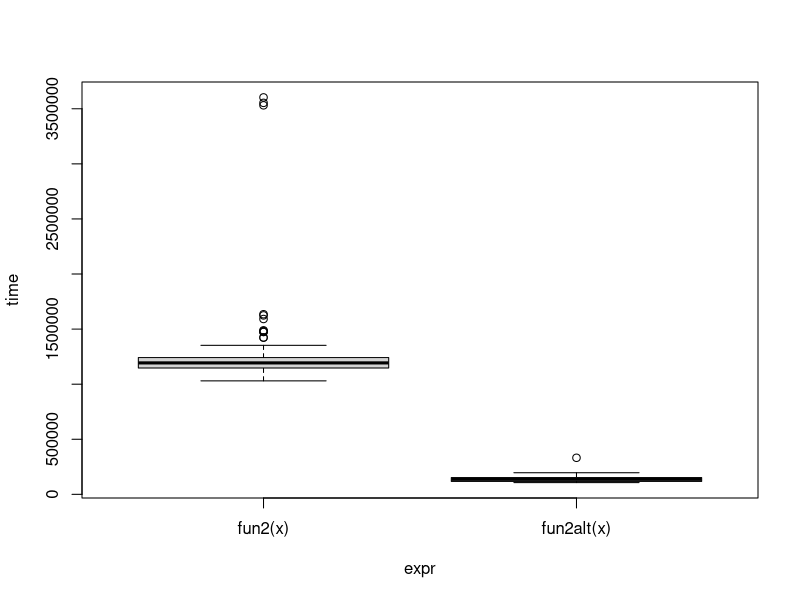

The R script that drew this image: (Note: this script raises an error after producing the figure.)
## ---- chunk 1

knitr::opts_chunk$set(include  = TRUE)
## ---- chunk 2
library(microbenchmark)
## ---- chunk 3
fun1 <- function(n = 100, k = 4, lambda = 4) {
  x <- NULL
  for (i in 1:n)
    x <- rbind(x, rpois(k, lambda))
  x
}
fun1alt <- function(n = 100, k = 4, lambda = 4) {
  matrix(rpois(n * k, lambda = lambda), ncol = k)
}
# Benchmarking
microbenchmark::microbenchmark(
  fun1(100),
  fun1alt(100), unit = "relative"
)
## ---- chunk 4
# Data Generating Process (10 x 10,000 matrix)
set.seed(1234)
x <- matrix(rnorm(1e4), nrow=10)
# Find each column's max value
fun2 <- function(x) {
  apply(x, 2, max)
}
fun2alt <- function(x) {
  # YOUR CODE HERE
  x[cbind(max.col(t(x)), 1:ncol(x))]
}
# Benchmarking
ans_benchmark <- microbenchmark::microbenchmark(
  fun2(x),
  fun2alt(x), unit = "relative"
)
plot(ans_benchmark)
## ---- chunk 5
library(parallel)
my_boot <- function(dat, stat, R, ncpus = 1L) {
  
  # Getting the random indices
  n <- nrow(dat)
  idx <- matrix(sample.int(n, n*R, TRUE), nrow=n, ncol=R)
 
  # Making the cluster using `ncpus`
  # STEP 1: Make cluster
  cl <- makePSOCKcluster(ncpus)
  # on.exit(stopCluster(cl))
  
  # STEP 2: Set it up (export data if needed), idx, dat
  clusterExport(cl, varlist = c("idx", "dat", "stat"), envir = environment())
  # clusterSetRNGStream(cl, 12312)
  # clusterEvalQ(cl, library(ggplot2))
  
  # STEP 3: THIS FUNCTION NEEDS TO BE REPLACES WITH parLapply
  ans <- parLapply(cl, seq_len(R), function(i) {
    stat(dat[idx[,i], , drop=FALSE])
  })
  
  # Coercing the list into a matrix
  ans <- do.call(rbind, ans)
  
  # STEP 4: stop the cluster
  stopCluster(cl)
  
  ans
  
}
## ---- chunk 6
# Bootstrap of an OLS
my_stat <- function(d) coef(lm(y ~ x, data=d))
# DATA SIM
set.seed(1)
n <- 500
R <- 1000
x <- cbind(rnorm(n))
y <- x*5 + rnorm(n)
# Checking if we get something similar as lm
ans0 <- confint(lm(y~x))
ans1 <- my_boot(
  dat   = data.frame(x, y),
  stat  = my_stat,
  R     = R,
  ncpus = 2L
  )
# You should get something like this
t(apply(ans1, 2, quantile, c(.025,.975)))
##                   2.5%      97.5%
## (Intercept) -0.1372435 0.05074397
## x            4.8680977 5.04539763
ans0
##                  2.5 %     97.5 %
## (Intercept) -0.1379033 0.04797344
## x            4.8650100 5.04883353
## ---- chunk 7
system.time(my_boot(dat = data.frame(x, y), my_stat, R = 3000, ncpus = 1L))
system.time(my_boot(dat = data.frame(x, y), my_stat, R = 3000, ncpus = 2))
